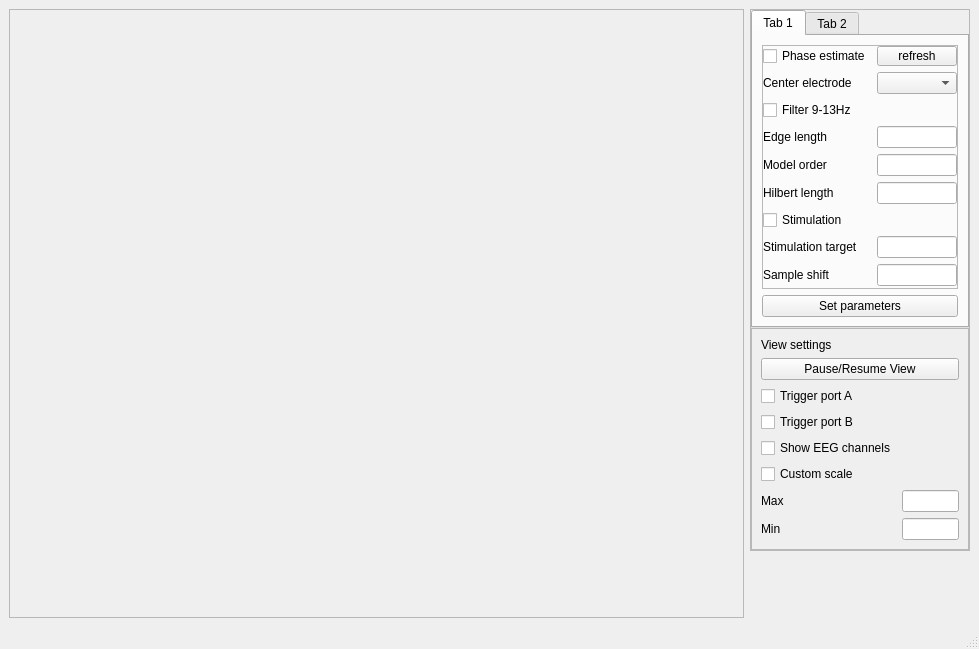
<?xml version="1.0" encoding="UTF-8"?>
<ui version="4.0">
 <class>ProcessingWindow</class>
 <widget class="QMainWindow" name="ProcessingWindow">
  <property name="geometry">
   <rect>
    <x>0</x>
    <y>0</y>
    <width>979</width>
    <height>649</height>
   </rect>
  </property>
  <property name="windowTitle">
   <string>MainWindow</string>
  </property>
  <widget class="QWidget" name="centralwidget">
   <layout class="QHBoxLayout" name="horizontalLayout">
    <item>
     <widget class="QFrame" name="frame">
      <property name="frameShape">
       <enum>QFrame::StyledPanel</enum>
      </property>
      <property name="frameShadow">
       <enum>QFrame::Raised</enum>
      </property>
      <layout class="QHBoxLayout" name="horizontalLayout_2">
       <property name="leftMargin">
        <number>0</number>
       </property>
       <property name="topMargin">
        <number>0</number>
       </property>
       <property name="rightMargin">
        <number>0</number>
       </property>
       <property name="bottomMargin">
        <number>0</number>
       </property>
       <item>
        <widget class="ProcessingGlWidget" name="processingGlWidget" native="true"/>
       </item>
      </layout>
     </widget>
    </item>
    <item alignment="Qt::AlignTop">
     <widget class="QFrame" name="frame_3">
      <property name="maximumSize">
       <size>
        <width>220</width>
        <height>16777215</height>
       </size>
      </property>
      <property name="frameShape">
       <enum>QFrame::StyledPanel</enum>
      </property>
      <property name="frameShadow">
       <enum>QFrame::Raised</enum>
      </property>
      <layout class="QVBoxLayout" name="verticalLayout_2">
       <property name="spacing">
        <number>0</number>
       </property>
       <property name="leftMargin">
        <number>0</number>
       </property>
       <property name="topMargin">
        <number>0</number>
       </property>
       <property name="rightMargin">
        <number>0</number>
       </property>
       <property name="bottomMargin">
        <number>0</number>
       </property>
       <item>
        <widget class="QTabWidget" name="tabWidget">
         <property name="currentIndex">
          <number>0</number>
         </property>
         <widget class="QWidget" name="tab_5">
          <attribute name="title">
           <string>Tab 1</string>
          </attribute>
          <layout class="QVBoxLayout" name="verticalLayout">
           <item>
            <widget class="QFrame" name="frame_2">
             <property name="maximumSize">
              <size>
               <width>220</width>
               <height>16777215</height>
              </size>
             </property>
             <property name="frameShape">
              <enum>QFrame::StyledPanel</enum>
             </property>
             <property name="frameShadow">
              <enum>QFrame::Raised</enum>
             </property>
             <layout class="QGridLayout" name="gridLayout">
              <property name="leftMargin">
               <number>0</number>
              </property>
              <property name="topMargin">
               <number>0</number>
              </property>
              <property name="rightMargin">
               <number>0</number>
              </property>
              <property name="bottomMargin">
               <number>0</number>
              </property>
              <item row="2" column="0">
               <widget class="QLabel" name="label_7">
                <property name="text">
                 <string>Center electrode</string>
                </property>
               </widget>
              </item>
              <item row="8" column="0">
               <widget class="QLabel" name="label_5">
                <property name="text">
                 <string>Edge length</string>
                </property>
               </widget>
              </item>
              <item row="12" column="0">
               <widget class="QLabel" name="label_2">
                <property name="text">
                 <string>Stimulation target</string>
                </property>
               </widget>
              </item>
              <item row="2" column="2">
               <widget class="QComboBox" name="comboBox_spatialTarget"/>
              </item>
              <item row="10" column="0">
               <widget class="QLabel" name="label_3">
                <property name="text">
                 <string>Hilbert length</string>
                </property>
               </widget>
              </item>
              <item row="8" column="2">
               <widget class="QLineEdit" name="edge">
                <property name="maximumSize">
                 <size>
                  <width>100</width>
                  <height>16777215</height>
                 </size>
                </property>
               </widget>
              </item>
              <item row="13" column="0">
               <widget class="QLabel" name="label">
                <property name="maximumSize">
                 <size>
                  <width>16777215</width>
                  <height>16777215</height>
                 </size>
                </property>
                <property name="text">
                 <string>Sample shift</string>
                </property>
               </widget>
              </item>
              <item row="5" column="0">
               <widget class="QCheckBox" name="Filter_checkbox">
                <property name="text">
                 <string>Filter 9-13Hz</string>
                </property>
               </widget>
              </item>
              <item row="9" column="2">
               <widget class="QLineEdit" name="modelOrder">
                <property name="maximumSize">
                 <size>
                  <width>100</width>
                  <height>16777215</height>
                 </size>
                </property>
               </widget>
              </item>
              <item row="12" column="2">
               <widget class="QLineEdit" name="stimulationTarget">
                <property name="maximumSize">
                 <size>
                  <width>100</width>
                  <height>16777215</height>
                 </size>
                </property>
               </widget>
              </item>
              <item row="0" column="0">
               <widget class="QCheckBox" name="checkBox_phaseEstimate">
                <property name="text">
                 <string>Phase estimate</string>
                </property>
               </widget>
              </item>
              <item row="11" column="0">
               <widget class="QCheckBox" name="checkBox_Stimulation">
                <property name="text">
                 <string>Stimulation</string>
                </property>
               </widget>
              </item>
              <item row="10" column="2">
               <widget class="QLineEdit" name="hilbertLength">
                <property name="maximumSize">
                 <size>
                  <width>100</width>
                  <height>16777215</height>
                 </size>
                </property>
               </widget>
              </item>
              <item row="13" column="2">
               <widget class="QLineEdit" name="phaseShift">
                <property name="maximumSize">
                 <size>
                  <width>100</width>
                  <height>16777215</height>
                 </size>
                </property>
               </widget>
              </item>
              <item row="9" column="0">
               <widget class="QLabel" name="label_4">
                <property name="text">
                 <string>Model order</string>
                </property>
               </widget>
              </item>
              <item row="0" column="2">
               <widget class="QPushButton" name="refreshButton">
                <property name="maximumSize">
                 <size>
                  <width>80</width>
                  <height>20</height>
                 </size>
                </property>
                <property name="text">
                 <string>refresh</string>
                </property>
               </widget>
              </item>
             </layout>
            </widget>
           </item>
           <item>
            <widget class="QPushButton" name="setParamsButton">
             <property name="maximumSize">
              <size>
               <width>16777215</width>
               <height>16777215</height>
              </size>
             </property>
             <property name="text">
              <string>Set parameters</string>
             </property>
            </widget>
           </item>
          </layout>
         </widget>
         <widget class="QWidget" name="tab_6">
          <attribute name="title">
           <string>Tab 2</string>
          </attribute>
         </widget>
        </widget>
       </item>
       <item>
        <widget class="QFrame" name="frame_4">
         <property name="frameShape">
          <enum>QFrame::StyledPanel</enum>
         </property>
         <property name="frameShadow">
          <enum>QFrame::Raised</enum>
         </property>
         <layout class="QFormLayout" name="formLayout">
          <item row="0" column="0">
           <widget class="QLabel" name="label_6">
            <property name="text">
             <string>View settings</string>
            </property>
           </widget>
          </item>
          <item row="6" column="0">
           <widget class="QLabel" name="label_12">
            <property name="text">
             <string>Max</string>
            </property>
           </widget>
          </item>
          <item row="6" column="1">
           <widget class="QLineEdit" name="scaleMax"/>
          </item>
          <item row="7" column="0">
           <widget class="QLabel" name="label_14">
            <property name="text">
             <string>Min</string>
            </property>
           </widget>
          </item>
          <item row="7" column="1">
           <widget class="QLineEdit" name="scaleMin"/>
          </item>
          <item row="5" column="0">
           <widget class="QCheckBox" name="checkBox">
            <property name="text">
             <string>Custom scale</string>
            </property>
           </widget>
          </item>
          <item row="4" column="0">
           <widget class="QCheckBox" name="checkBox_Channels">
            <property name="text">
             <string>Show EEG channels</string>
            </property>
           </widget>
          </item>
          <item row="1" column="0" colspan="2">
           <widget class="QPushButton" name="pushButton_pause_view">
            <property name="text">
             <string>Pause/Resume View</string>
            </property>
           </widget>
          </item>
          <item row="2" column="0">
           <widget class="QCheckBox" name="checkBox_triggers_A">
            <property name="text">
             <string>Trigger port A</string>
            </property>
           </widget>
          </item>
          <item row="3" column="0">
           <widget class="QCheckBox" name="checkBox_triggers_B">
            <property name="text">
             <string>Trigger port B</string>
            </property>
           </widget>
          </item>
         </layout>
        </widget>
       </item>
      </layout>
     </widget>
    </item>
   </layout>
  </widget>
  <widget class="QMenuBar" name="menubar">
   <property name="geometry">
    <rect>
     <x>0</x>
     <y>0</y>
     <width>979</width>
     <height>22</height>
    </rect>
   </property>
  </widget>
  <widget class="QStatusBar" name="statusbar"/>
 </widget>
 <customwidgets>
  <customwidget>
   <class>ProcessingGlWidget</class>
   <extends>QWidget</extends>
   <header>processingglwidget.h</header>
   <container>1</container>
  </customwidget>
 </customwidgets>
 <resources/>
 <connections/>
</ui>
